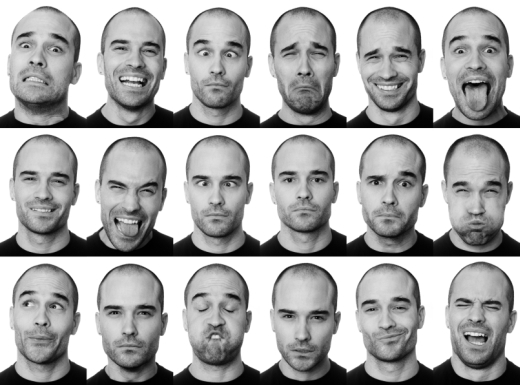
#> input picture Face Detection/atharvavyas139/multiple-faces.jpg, 520 x 385 px
$ python facedetection.py
#> lines starting #> are read from the running program, lines starting #| are printed output that depends on the picture; after the words box and inside, x2 and y2 are one past the last pixel; in counts of white or black regions, pixels touching at a corner belong together
import numpy as np
import cv2
face_cascade = cv2.CascadeClassifier('/home/atharvavyas/opencv/data/haarcascades/haarcascade_frontalface_alt.xml')
img = cv2.imread('multiple-faces.jpg')
#> img is the input picture: shape (385, 520, 3); min 0, max 255, mean 170.9
gray = cv2.cvtColor(img, cv2.COLOR_BGR2GRAY)
faces = face_cascade.detectMultiScale(gray, 1.3, 5)
#> faces = 18 rows, first 6: [181, 24, 73, 73], [10, 154, 68, 68], [181, 155, 72, 72], [9, 281, 66, 66], [4, 21, 67, 67], [99, 22, 73, 73]
for (x,y,w,h) in faces:
    cv2.rectangle(img,(x,y),(x+w,y+h),(255,0,0),2)
#> this loop made 18 passes
#> (x, y, w, h) on passes 1 to 12: (181, 24, 73, 73), (10, 154, 68, 68), (181, 155, 72, 72), (9, 281, 66, 66), (4, 21, 67, 67), (99, 22, 73, 73), (266, 23, 76, 76), (439, 22, 73, 73), (350, 27, 75, 75), (268, 152, 71, 71), (354, 154, 74, 74), (93, 160, 76, 76)
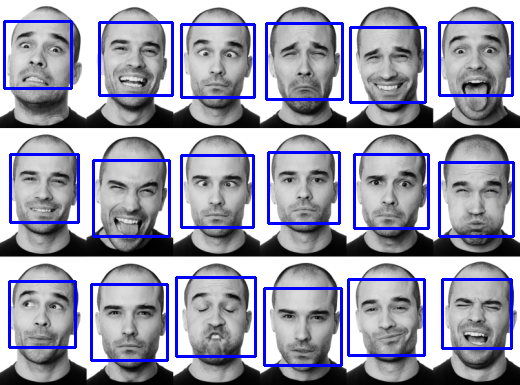
#> img: shape (385, 520, 3); 7.85% of pixels changed, all inside (x1, y1, x2, y2) = (3, 20, 515, 367)
cv2.imshow('img',img)
cv2.waitKey(0)
cv2.destroyAllWindows()
